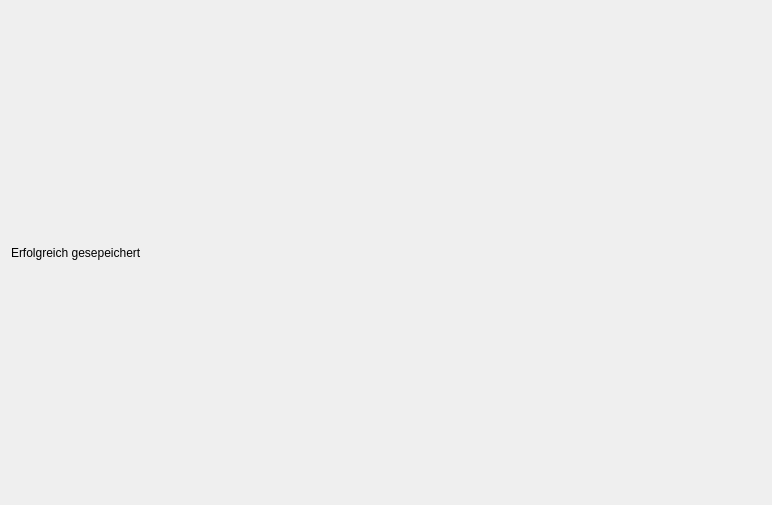
<?xml version="1.0" encoding="UTF-8"?>
<ui version="4.0">
 <class>WizardPage</class>
 <widget class="QWizardPage" name="WizardPage">
  <property name="geometry">
   <rect>
    <x>0</x>
    <y>0</y>
    <width>772</width>
    <height>505</height>
   </rect>
  </property>
  <property name="windowTitle">
   <string>WizardPage</string>
  </property>
  <property name="title">
   <string>Zusammenfassung</string>
  </property>
  <property name="subTitle">
   <string>Alles Richtig ?</string>
  </property>
  <layout class="QVBoxLayout" name="verticalLayout_3">
   <property name="spacing">
    <number>20</number>
   </property>
   <item>
    <widget class="QLabel" name="label">
     <property name="text">
      <string>Erfolgreich gesepeichert</string>
     </property>
    </widget>
   </item>
  </layout>
 </widget>
 <resources/>
 <connections/>
</ui>
